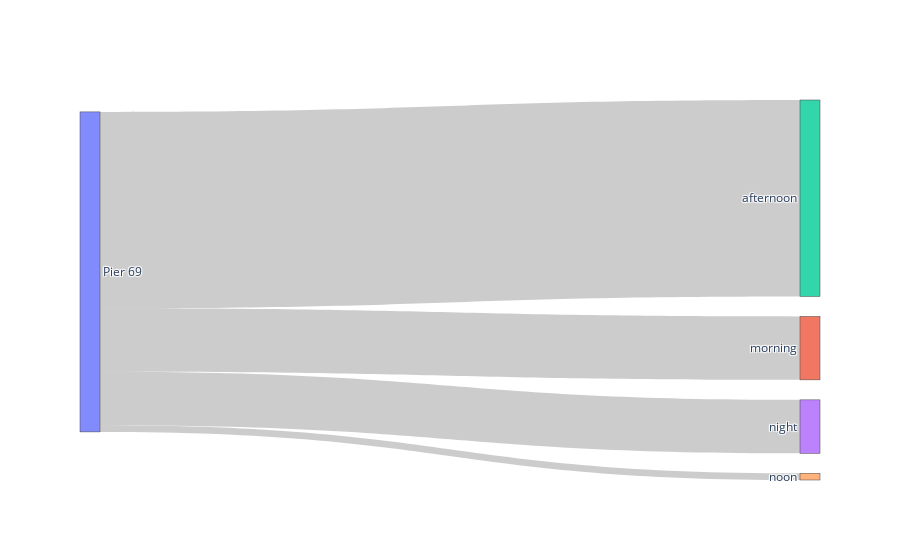

Notebook code for this chart:
### Code cell
source = station_time['from_station_cat']
target = station_time['time_of_day_cat']
value = station_time['count_1']
label = ['Pier 69','morning','afternoon','night','noon']
#list(np.unique(station_time[['from_station_name','time_of_day']].values))
link = dict(source = source, target = target, value = value)
node = dict(label = label)
data = go.Sankey(link = link, node=node)

fig_teste = go.Figure(data)
init_notebook_mode(connected=True)
iplot(fig_teste)

### Figure 1 — Plotly figure (JSON) as saved in the notebook; plotly's stock layout.template omitted (floating-point values rounded to 4 significant figures)
{"data": [{"link": {"source": [0, 0, 0, 0], "target": [1, 2, 3, 4], "value": [1636, 5066, 1379, 172]}, "node": {"label": ["Pier 69", "morning", "afternoon", "night", "noon"]}, "type": "sankey"}], "layout": {}}
